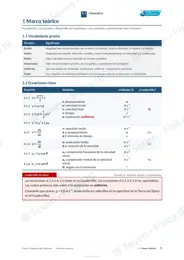
#> input picture materiales/A.1/alumno/mini/003.webp, 184 x 260 px
$ python -i vista-previa.py   (imports and definitions only)
#> lines starting #> are read from the running program, lines starting #| are printed output that depends on the picture
#> further down, picture is the input picture: PIL image 184x260 RGB; mean R, G, B 236.9, 238, 239.8
"""Convierte un PDF (presentación o ficha) en las imágenes WebP con marca de agua que usa el visor de materiales.

Uso:  python3 herramientas/vista-previa.py ARCHIVO.pdf CARPETA_DESTINO [ancho_px]
Crea CARPETA_DESTINO/NNN.webp (ancho 1600 px por defecto) y CARPETA_DESTINO/mini/NNN.webp (260 px).
Necesita pdftoppm (poppler) y Pillow. La marca de agua dice «IB Seven · Física IB» en diagonal y lleva
una línea de contacto abajo, sin nombres de personas.
"""
import os, subprocess, sys, tempfile, glob
from PIL import Image, ImageDraw, ImageFont

FUENTE = '/usr/share/fonts/truetype/crosextra/Carlito-Bold.ttf'
LINEA = 'Muestra · IB Seven'


def marca(im):
    w, h = im.size
#> w = 184; h = 260
    capa = Image.new('RGBA', (w * 2, h * 2), (0, 0, 0, 0))
#> capa: PIL image 368x520 RGBA; every value is 0
    d = ImageDraw.Draw(capa)
    f = ImageFont.truetype(FUENTE, int(h * 0.075))
    texto = 'IB Seven · Física IB'
    paso_x, paso_y = int(w * 0.62), int(h * 0.36)
#> paso_x = 114; paso_y = 93
    for fila, y in enumerate(range(0, h * 2, paso_y)):
        for x in range(-paso_x + (fila % 2) * paso_x // 2, w * 2, paso_x):
            d.text((x, y), texto, font=f, fill=(128, 140, 155, 34))
    capa = capa.rotate(28, resample=Image.BICUBIC, center=(w, h))
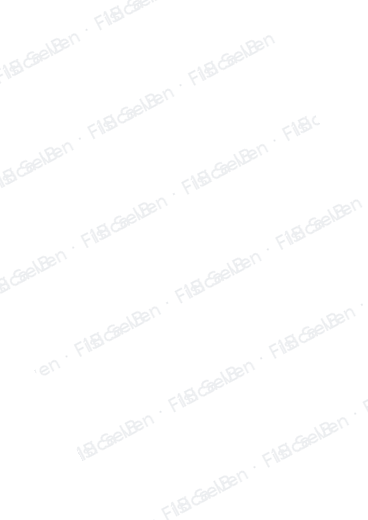
#> capa: PIL image 368x520 RGBA; mean R, G, B, A 9.6, 10.5, 11.7, 1.8; transparent parts drawn white
    capa = capa.crop((w // 2, h // 2, w // 2 + w, h // 2 + h))
#> capa: PIL image 184x260 RGBA
    im = Image.alpha_composite(im.convert('RGBA'), capa)
    # línea de contacto en una franja semitransparente al pie
    d = ImageDraw.Draw(im)
    f2 = ImageFont.truetype(FUENTE, max(12, int(h * 0.022)))
    tw = d.textlength(LINEA, font=f2)
#> tw = 112.8
    alto = int(h * 0.036)
#> alto = 9
    franja = Image.new('RGBA', (int(tw + alto * 1.4), alto), (255, 255, 255, 205))
    x0 = int((w - franja.width) / 2)
#> x0 = 29
    im.alpha_composite(franja, (x0, h - alto - 2))
    d.text((w / 2, h - alto / 2 - 2), LINEA, font=f2, fill=(90, 107, 125, 255), anchor='mm')
    return im.convert('RGB')


def main():
    pdf, destino = sys.argv[1], sys.argv[2]
    ancho = int(sys.argv[3]) if len(sys.argv) > 3 else 1600
    os.makedirs(os.path.join(destino, 'mini'), exist_ok=True)
    with tempfile.TemporaryDirectory() as tmp:
        subprocess.run(['pdftoppm', '-png', '-scale-to-x', str(ancho), '-scale-to-y', '-1', pdf, os.path.join(tmp, 'p')],
                       check=True, stderr=subprocess.DEVNULL)
        archivos = sorted(glob.glob(os.path.join(tmp, 'p-*.png')))
        for i, a in enumerate(archivos, 1):
            im = marca(Image.open(a))
            im.save(os.path.join(destino, f'{i:03d}.webp'), 'WEBP', quality=80, method=6)
            m = im.copy(); m.thumbnail((260, 260))
            m.save(os.path.join(destino, 'mini', f'{i:03d}.webp'), 'WEBP', quality=72, method=6)
        print(len(archivos), 'páginas →', destino, '·', im.size)


# [2 lines not run here, left out]

>>> from PIL import Image
>>> picture = Image.open('../materiales/A.1/alumno/mini/003.webp')
>>> result = marca(picture)
